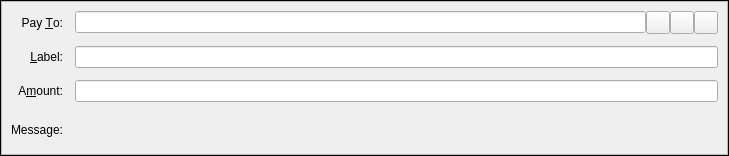
<?xml version="1.0" encoding="UTF-8"?>
<ui version="4.0">
 <class>SendCoinsEntry</class>
 <widget class="QStackedWidget" name="SendCoinsEntry">
  <property name="geometry">
   <rect>
    <x>0</x>
    <y>0</y>
    <width>729</width>
    <height>156</height>
   </rect>
  </property>
  <property name="focusPolicy">
   <enum>Qt::TabFocus</enum>
  </property>
  <property name="autoFillBackground">
   <bool>false</bool>
  </property>
  <property name="frameShape">
   <enum>QFrame::Box</enum>
  </property>
  <property name="lineWidth">
   <number>1</number>
  </property>
  <widget class="QFrame" name="SendCoins">
   <property name="toolTip">
    <string>This is a normal payment.</string>
   </property>
   <property name="frameShape">
    <enum>QFrame::StyledPanel</enum>
   </property>
   <property name="frameShadow">
    <enum>QFrame::Sunken</enum>
   </property>
   <layout class="QGridLayout" name="gridLayout">
    <property name="spacing">
     <number>12</number>
    </property>
    <item row="0" column="0">
     <widget class="QLabel" name="payToLabel">
      <property name="text">
       <string>Pay &amp;To:</string>
      </property>
      <property name="alignment">
       <set>Qt::AlignRight|Qt::AlignTrailing|Qt::AlignVCenter</set>
      </property>
      <property name="buddy">
       <cstring>payTo</cstring>
      </property>
     </widget>
    </item>
    <item row="0" column="1">
     <layout class="QHBoxLayout" name="payToLayout">
      <property name="spacing">
       <number>0</number>
      </property>
      <item>
       <widget class="QValidatedLineEdit" name="payTo">
        <property name="toolTip">
         <string>The ZEST address to send the payment to</string>
        </property>
       </widget>
      </item>
      <item>
       <widget class="QToolButton" name="addressBookButton">
        <property name="toolTip">
         <string>Choose previously used address</string>
        </property>
        <property name="text">
         <string/>
        </property>
        <property name="icon">
         <iconset resource="../zest.qrc">
          <normaloff>:/icons/address-book</normaloff>:/icons/address-book</iconset>
        </property>
        <property name="shortcut">
         <string>Alt+A</string>
        </property>
       </widget>
      </item>
      <item>
       <widget class="QToolButton" name="pasteButton">
        <property name="toolTip">
         <string>Paste address from clipboard</string>
        </property>
        <property name="text">
         <string/>
        </property>
        <property name="icon">
         <iconset resource="../zest.qrc">
          <normaloff>:/icons/editpaste</normaloff>:/icons/editpaste</iconset>
        </property>
        <property name="shortcut">
         <string>Alt+P</string>
        </property>
       </widget>
      </item>
      <item>
       <widget class="QToolButton" name="deleteButton">
        <property name="toolTip">
         <string>Remove this entry</string>
        </property>
        <property name="text">
         <string/>
        </property>
        <property name="icon">
         <iconset resource="../zest.qrc">
          <normaloff>:/icons/remove</normaloff>:/icons/remove</iconset>
        </property>
       </widget>
      </item>
     </layout>
    </item>
    <item row="1" column="0">
     <widget class="QLabel" name="labelLabel">
      <property name="text">
       <string>&amp;Label:</string>
      </property>
      <property name="alignment">
       <set>Qt::AlignRight|Qt::AlignTrailing|Qt::AlignVCenter</set>
      </property>
      <property name="buddy">
       <cstring>addAsLabel</cstring>
      </property>
     </widget>
    </item>
    <item row="1" column="1">
     <widget class="QLineEdit" name="addAsLabel">
      <property name="toolTip">
       <string>Enter a label for this address to add it to the list of used addresses</string>
      </property>
     </widget>
    </item>
    <item row="2" column="0">
     <widget class="QLabel" name="amountLabel">
      <property name="text">
       <string>A&amp;mount:</string>
      </property>
      <property name="alignment">
       <set>Qt::AlignRight|Qt::AlignTrailing|Qt::AlignVCenter</set>
      </property>
      <property name="buddy">
       <cstring>payAmount</cstring>
      </property>
     </widget>
    </item>
    <item row="2" column="1">
     <widget class="BitcoinAmountField" name="payAmount"/>
    </item>
    <item row="3" column="0">
     <widget class="QLabel" name="messageLabel">
      <property name="text">
       <string>Message:</string>
      </property>
      <property name="alignment">
       <set>Qt::AlignRight|Qt::AlignTrailing|Qt::AlignVCenter</set>
      </property>
     </widget>
    </item>
    <item row="3" column="1">
     <widget class="QLabel" name="messageTextLabel">
      <property name="toolTip">
       <string>A message that was attached to the zest: URI which will be stored with the transaction for your reference. Note: This message will not be sent over the Zest network.</string>
      </property>
      <property name="textFormat">
       <enum>Qt::PlainText</enum>
      </property>
     </widget>
    </item>
   </layout>
  </widget>
  <widget class="QFrame" name="SendCoins_InsecurePaymentRequest">
   <property name="palette">
    <palette>
     <active>
      <colorrole role="WindowText">
       <brush brushstyle="SolidPattern">
        <color alpha="255">
         <red>0</red>
         <green>0</green>
         <blue>0</blue>
        </color>
       </brush>
      </colorrole>
      <colorrole role="Button">
       <brush brushstyle="SolidPattern">
        <color alpha="255">
         <red>255</red>
         <green>255</green>
         <blue>127</blue>
        </color>
       </brush>
      </colorrole>
      <colorrole role="Light">
       <brush brushstyle="SolidPattern">
        <color alpha="255">
         <red>255</red>
         <green>255</green>
         <blue>255</blue>
        </color>
       </brush>
      </colorrole>
      <colorrole role="Midlight">
       <brush brushstyle="SolidPattern">
        <color alpha="255">
         <red>255</red>
         <green>255</green>
         <blue>191</blue>
        </color>
       </brush>
      </colorrole>
      <colorrole role="Dark">
       <brush brushstyle="SolidPattern">
        <color alpha="255">
         <red>127</red>
         <green>127</green>
         <blue>63</blue>
        </color>
       </brush>
      </colorrole>
      <colorrole role="Mid">
       <brush brushstyle="SolidPattern">
        <color alpha="255">
         <red>170</red>
         <green>170</green>
         <blue>84</blue>
        </color>
       </brush>
      </colorrole>
      <colorrole role="Text">
       <brush brushstyle="SolidPattern">
        <color alpha="255">
         <red>0</red>
         <green>0</green>
         <blue>0</blue>
        </color>
       </brush>
      </colorrole>
      <colorrole role="BrightText">
       <brush brushstyle="SolidPattern">
        <color alpha="255">
         <red>255</red>
         <green>255</green>
         <blue>255</blue>
        </color>
       </brush>
      </colorrole>
      <colorrole role="ButtonText">
       <brush brushstyle="SolidPattern">
        <color alpha="255">
         <red>0</red>
         <green>0</green>
         <blue>0</blue>
        </color>
       </brush>
      </colorrole>
      <colorrole role="Base">
       <brush brushstyle="SolidPattern">
        <color alpha="255">
         <red>255</red>
         <green>255</green>
         <blue>255</blue>
        </color>
       </brush>
      </colorrole>
      <colorrole role="Window">
       <brush brushstyle="SolidPattern">
        <color alpha="255">
         <red>255</red>
         <green>255</green>
         <blue>127</blue>
        </color>
       </brush>
      </colorrole>
      <colorrole role="Shadow">
       <brush brushstyle="SolidPattern">
        <color alpha="255">
         <red>0</red>
         <green>0</green>
         <blue>0</blue>
        </color>
       </brush>
      </colorrole>
      <colorrole role="AlternateBase">
       <brush brushstyle="SolidPattern">
        <color alpha="255">
         <red>255</red>
         <green>255</green>
         <blue>191</blue>
        </color>
       </brush>
      </colorrole>
      <colorrole role="ToolTipBase">
       <brush brushstyle="SolidPattern">
        <color alpha="255">
         <red>255</red>
         <green>255</green>
         <blue>220</blue>
        </color>
       </brush>
      </colorrole>
      <colorrole role="ToolTipText">
       <brush brushstyle="SolidPattern">
        <color alpha="255">
         <red>0</red>
         <green>0</green>
         <blue>0</blue>
        </color>
       </brush>
      </colorrole>
     </active>
     <inactive>
      <colorrole role="WindowText">
       <brush brushstyle="SolidPattern">
        <color alpha="255">
         <red>0</red>
         <green>0</green>
         <blue>0</blue>
        </color>
       </brush>
      </colorrole>
      <colorrole role="Button">
       <brush brushstyle="SolidPattern">
        <color alpha="255">
         <red>255</red>
         <green>255</green>
         <blue>127</blue>
        </color>
       </brush>
      </colorrole>
      <colorrole role="Light">
       <brush brushstyle="SolidPattern">
        <color alpha="255">
         <red>255</red>
         <green>255</green>
         <blue>255</blue>
        </color>
       </brush>
      </colorrole>
      <colorrole role="Midlight">
       <brush brushstyle="SolidPattern">
        <color alpha="255">
         <red>255</red>
         <green>255</green>
         <blue>191</blue>
        </color>
       </brush>
      </colorrole>
      <colorrole role="Dark">
       <brush brushstyle="SolidPattern">
        <color alpha="255">
         <red>127</red>
         <green>127</green>
         <blue>63</blue>
        </color>
       </brush>
      </colorrole>
      <colorrole role="Mid">
       <brush brushstyle="SolidPattern">
        <color alpha="255">
         <red>170</red>
         <green>170</green>
         <blue>84</blue>
        </color>
       </brush>
      </colorrole>
      <colorrole role="Text">
       <brush brushstyle="SolidPattern">
        <color alpha="255">
         <red>0</red>
         <green>0</green>
         <blue>0</blue>
        </color>
       </brush>
      </colorrole>
      <colorrole role="BrightText">
       <brush brushstyle="SolidPattern">
        <color alpha="255">
         <red>255</red>
         <green>255</green>
         <blue>255</blue>
        </color>
       </brush>
      </colorrole>
      <colorrole role="ButtonText">
       <brush brushstyle="SolidPattern">
        <color alpha="255">
         <red>0</red>
         <green>0</green>
         <blue>0</blue>
        </color>
       </brush>
      </colorrole>
      <colorrole role="Base">
       <brush brushstyle="SolidPattern">
        <color alpha="255">
         <red>255</red>
         <green>255</green>
         <blue>255</blue>
        </color>
       </brush>
      </colorrole>
      <colorrole role="Window">
       <brush brushstyle="SolidPattern">
        <color alpha="255">
         <red>255</red>
         <green>255</green>
         <blue>127</blue>
        </color>
       </brush>
      </colorrole>
      <colorrole role="Shadow">
       <brush brushstyle="SolidPattern">
        <color alpha="255">
         <red>0</red>
         <green>0</green>
         <blue>0</blue>
        </color>
       </brush>
      </colorrole>
      <colorrole role="AlternateBase">
       <brush brushstyle="SolidPattern">
        <color alpha="255">
         <red>255</red>
         <green>255</green>
         <blue>191</blue>
        </color>
       </brush>
      </colorrole>
      <colorrole role="ToolTipBase">
       <brush brushstyle="SolidPattern">
        <color alpha="255">
         <red>255</red>
         <green>255</green>
         <blue>220</blue>
        </color>
       </brush>
      </colorrole>
      <colorrole role="ToolTipText">
       <brush brushstyle="SolidPattern">
        <color alpha="255">
         <red>0</red>
         <green>0</green>
         <blue>0</blue>
        </color>
       </brush>
      </colorrole>
     </inactive>
     <disabled>
      <colorrole role="WindowText">
       <brush brushstyle="SolidPattern">
        <color alpha="255">
         <red>127</red>
         <green>127</green>
         <blue>63</blue>
        </color>
       </brush>
      </colorrole>
      <colorrole role="Button">
       <brush brushstyle="SolidPattern">
        <color alpha="255">
         <red>255</red>
         <green>255</green>
         <blue>127</blue>
        </color>
       </brush>
      </colorrole>
      <colorrole role="Light">
       <brush brushstyle="SolidPattern">
        <color alpha="255">
         <red>255</red>
         <green>255</green>
         <blue>255</blue>
        </color>
       </brush>
      </colorrole>
      <colorrole role="Midlight">
       <brush brushstyle="SolidPattern">
        <color alpha="255">
         <red>255</red>
         <green>255</green>
         <blue>191</blue>
        </color>
       </brush>
      </colorrole>
      <colorrole role="Dark">
       <brush brushstyle="SolidPattern">
        <color alpha="255">
         <red>127</red>
         <green>127</green>
         <blue>63</blue>
        </color>
       </brush>
      </colorrole>
      <colorrole role="Mid">
       <brush brushstyle="SolidPattern">
        <color alpha="255">
         <red>170</red>
         <green>170</green>
         <blue>84</blue>
        </color>
       </brush>
      </colorrole>
      <colorrole role="Text">
       <brush brushstyle="SolidPattern">
        <color alpha="255">
         <red>127</red>
         <green>127</green>
         <blue>63</blue>
        </color>
       </brush>
      </colorrole>
      <colorrole role="BrightText">
       <brush brushstyle="SolidPattern">
        <color alpha="255">
         <red>255</red>
         <green>255</green>
         <blue>255</blue>
        </color>
       </brush>
      </colorrole>
      <colorrole role="ButtonText">
       <brush brushstyle="SolidPattern">
        <color alpha="255">
         <red>127</red>
         <green>127</green>
         <blue>63</blue>
        </color>
       </brush>
      </colorrole>
      <colorrole role="Base">
       <brush brushstyle="SolidPattern">
        <color alpha="255">
         <red>255</red>
         <green>255</green>
         <blue>127</blue>
        </color>
       </brush>
      </colorrole>
      <colorrole role="Window">
       <brush brushstyle="SolidPattern">
        <color alpha="255">
         <red>255</red>
         <green>255</green>
         <blue>127</blue>
        </color>
       </brush>
      </colorrole>
      <colorrole role="Shadow">
       <brush brushstyle="SolidPattern">
        <color alpha="255">
         <red>0</red>
         <green>0</green>
         <blue>0</blue>
        </color>
       </brush>
      </colorrole>
      <colorrole role="AlternateBase">
       <brush brushstyle="SolidPattern">
        <color alpha="255">
         <red>255</red>
         <green>255</green>
         <blue>127</blue>
        </color>
       </brush>
      </colorrole>
      <colorrole role="ToolTipBase">
       <brush brushstyle="SolidPattern">
        <color alpha="255">
         <red>255</red>
         <green>255</green>
         <blue>220</blue>
        </color>
       </brush>
      </colorrole>
      <colorrole role="ToolTipText">
       <brush brushstyle="SolidPattern">
        <color alpha="255">
         <red>0</red>
         <green>0</green>
         <blue>0</blue>
        </color>
       </brush>
      </colorrole>
     </disabled>
    </palette>
   </property>
   <property name="toolTip">
    <string>This is an unverified payment request.</string>
   </property>
   <property name="autoFillBackground">
    <bool>true</bool>
   </property>
   <property name="frameShape">
    <enum>QFrame::StyledPanel</enum>
   </property>
   <property name="frameShadow">
    <enum>QFrame::Sunken</enum>
   </property>
   <layout class="QGridLayout" name="gridLayout_is">
    <property name="spacing">
     <number>12</number>
    </property>
    <item row="0" column="0">
     <widget class="QLabel" name="payToLabel_is">
      <property name="text">
       <string>Pay To:</string>
      </property>
      <property name="alignment">
       <set>Qt::AlignRight|Qt::AlignTrailing|Qt::AlignVCenter</set>
      </property>
     </widget>
    </item>
    <item row="0" column="1">
     <layout class="QHBoxLayout" name="payToLayout_is">
      <property name="spacing">
       <number>0</number>
      </property>
      <item>
       <widget class="QLabel" name="payTo_is"/>
      </item>
      <item>
       <widget class="QToolButton" name="deleteButton_is">
        <property name="toolTip">
         <string>Remove this entry</string>
        </property>
        <property name="text">
         <string/>
        </property>
        <property name="icon">
         <iconset resource="../zest.qrc">
          <normaloff>:/icons/remove</normaloff>:/icons/remove</iconset>
        </property>
       </widget>
      </item>
     </layout>
    </item>
    <item row="1" column="0">
     <widget class="QLabel" name="memoLabel_is">
      <property name="text">
       <string>Memo:</string>
      </property>
      <property name="alignment">
       <set>Qt::AlignRight|Qt::AlignTrailing|Qt::AlignVCenter</set>
      </property>
     </widget>
    </item>
    <item row="1" column="1">
     <widget class="QLabel" name="memoTextLabel_is">
      <property name="textFormat">
       <enum>Qt::PlainText</enum>
      </property>
     </widget>
    </item>
    <item row="2" column="0">
     <widget class="QLabel" name="amountLabel_is">
      <property name="text">
       <string>A&amp;mount:</string>
      </property>
      <property name="alignment">
       <set>Qt::AlignRight|Qt::AlignTrailing|Qt::AlignVCenter</set>
      </property>
      <property name="buddy">
       <cstring>payAmount_is</cstring>
      </property>
     </widget>
    </item>
    <item row="2" column="1">
     <widget class="BitcoinAmountField" name="payAmount_is">
      <property name="acceptDrops">
       <bool>false</bool>
      </property>
     </widget>
    </item>
   </layout>
  </widget>
  <widget class="QFrame" name="SendCoins_SecurePaymentRequest">
   <property name="palette">
    <palette>
     <active>
      <colorrole role="WindowText">
       <brush brushstyle="SolidPattern">
        <color alpha="255">
         <red>0</red>
         <green>0</green>
         <blue>0</blue>
        </color>
       </brush>
      </colorrole>
      <colorrole role="Button">
       <brush brushstyle="SolidPattern">
        <color alpha="255">
         <red>140</red>
         <green>232</green>
         <blue>119</blue>
        </color>
       </brush>
      </colorrole>
      <colorrole role="Light">
       <brush brushstyle="SolidPattern">
        <color alpha="255">
         <red>230</red>
         <green>255</green>
         <blue>224</blue>
        </color>
       </brush>
      </colorrole>
      <colorrole role="Midlight">
       <brush brushstyle="SolidPattern">
        <color alpha="255">
         <red>185</red>
         <green>243</green>
         <blue>171</blue>
        </color>
       </brush>
      </colorrole>
      <colorrole role="Dark">
       <brush brushstyle="SolidPattern">
        <color alpha="255">
         <red>70</red>
         <green>116</green>
         <blue>59</blue>
        </color>
       </brush>
      </colorrole>
      <colorrole role="Mid">
       <brush brushstyle="SolidPattern">
        <color alpha="255">
         <red>93</red>
         <green>155</green>
         <blue>79</blue>
        </color>
       </brush>
      </colorrole>
      <colorrole role="Text">
       <brush brushstyle="SolidPattern">
        <color alpha="255">
         <red>0</red>
         <green>0</green>
         <blue>0</blue>
        </color>
       </brush>
      </colorrole>
      <colorrole role="BrightText">
       <brush brushstyle="SolidPattern">
        <color alpha="255">
         <red>155</red>
         <green>255</green>
         <blue>147</blue>
        </color>
       </brush>
      </colorrole>
      <colorrole role="ButtonText">
       <brush brushstyle="SolidPattern">
        <color alpha="255">
         <red>0</red>
         <green>0</green>
         <blue>0</blue>
        </color>
       </brush>
      </colorrole>
      <colorrole role="Base">
       <brush brushstyle="SolidPattern">
        <color alpha="255">
         <red>119</red>
         <green>255</green>
         <blue>233</blue>
        </color>
       </brush>
      </colorrole>
      <colorrole role="Window">
       <brush brushstyle="SolidPattern">
        <color alpha="255">
         <red>140</red>
         <green>232</green>
         <blue>119</blue>
        </color>
       </brush>
      </colorrole>
      <colorrole role="Shadow">
       <brush brushstyle="SolidPattern">
        <color alpha="255">
         <red>0</red>
         <green>0</green>
         <blue>0</blue>
        </color>
       </brush>
      </colorrole>
      <colorrole role="AlternateBase">
       <brush brushstyle="SolidPattern">
        <color alpha="255">
         <red>197</red>
         <green>243</green>
         <blue>187</blue>
        </color>
       </brush>
      </colorrole>
      <colorrole role="NoRole">
       <brush brushstyle="SolidPattern">
        <color alpha="255">
         <red>125</red>
         <green>194</green>
         <blue>122</blue>
        </color>
       </brush>
      </colorrole>
      <colorrole role="ToolTipBase">
       <brush brushstyle="SolidPattern">
        <color alpha="255">
         <red>255</red>
         <green>255</green>
         <blue>220</blue>
        </color>
       </brush>
      </colorrole>
      <colorrole role="ToolTipText">
       <brush brushstyle="SolidPattern">
        <color alpha="255">
         <red>0</red>
         <green>0</green>
         <blue>0</blue>
        </color>
       </brush>
      </colorrole>
     </active>
     <inactive>
      <colorrole role="WindowText">
       <brush brushstyle="SolidPattern">
        <color alpha="255">
         <red>0</red>
         <green>0</green>
         <blue>0</blue>
        </color>
       </brush>
      </colorrole>
      <colorrole role="Button">
       <brush brushstyle="SolidPattern">
        <color alpha="255">
         <red>140</red>
         <green>232</green>
         <blue>119</blue>
        </color>
       </brush>
      </colorrole>
      <colorrole role="Light">
       <brush brushstyle="SolidPattern">
        <color alpha="255">
         <red>230</red>
         <green>255</green>
         <blue>224</blue>
        </color>
       </brush>
      </colorrole>
      <colorrole role="Midlight">
       <brush brushstyle="SolidPattern">
        <color alpha="255">
         <red>185</red>
         <green>243</green>
         <blue>171</blue>
        </color>
       </brush>
      </colorrole>
      <colorrole role="Dark">
       <brush brushstyle="SolidPattern">
        <color alpha="255">
         <red>70</red>
         <green>116</green>
         <blue>59</blue>
        </color>
       </brush>
      </colorrole>
      <colorrole role="Mid">
       <brush brushstyle="SolidPattern">
        <color alpha="255">
         <red>93</red>
         <green>155</green>
         <blue>79</blue>
        </color>
       </brush>
      </colorrole>
      <colorrole role="Text">
       <brush brushstyle="SolidPattern">
        <color alpha="255">
         <red>0</red>
         <green>0</green>
         <blue>0</blue>
        </color>
       </brush>
      </colorrole>
      <colorrole role="BrightText">
       <brush brushstyle="SolidPattern">
        <color alpha="255">
         <red>155</red>
         <green>255</green>
         <blue>147</blue>
        </color>
       </brush>
      </colorrole>
      <colorrole role="ButtonText">
       <brush brushstyle="SolidPattern">
        <color alpha="255">
         <red>0</red>
         <green>0</green>
         <blue>0</blue>
        </color>
       </brush>
      </colorrole>
      <colorrole role="Base">
       <brush brushstyle="SolidPattern">
        <color alpha="255">
         <red>119</red>
         <green>255</green>
         <blue>233</blue>
        </color>
       </brush>
      </colorrole>
      <colorrole role="Window">
       <brush brushstyle="SolidPattern">
        <color alpha="255">
         <red>140</red>
         <green>232</green>
         <blue>119</blue>
        </color>
       </brush>
      </colorrole>
      <colorrole role="Shadow">
       <brush brushstyle="SolidPattern">
        <color alpha="255">
         <red>0</red>
         <green>0</green>
         <blue>0</blue>
        </color>
       </brush>
      </colorrole>
      <colorrole role="AlternateBase">
       <brush brushstyle="SolidPattern">
        <color alpha="255">
         <red>197</red>
         <green>243</green>
         <blue>187</blue>
        </color>
       </brush>
      </colorrole>
      <colorrole role="NoRole">
       <brush brushstyle="SolidPattern">
        <color alpha="255">
         <red>125</red>
         <green>194</green>
         <blue>122</blue>
        </color>
       </brush>
      </colorrole>
      <colorrole role="ToolTipBase">
       <brush brushstyle="SolidPattern">
        <color alpha="255">
         <red>255</red>
         <green>255</green>
         <blue>220</blue>
        </color>
       </brush>
      </colorrole>
      <colorrole role="ToolTipText">
       <brush brushstyle="SolidPattern">
        <color alpha="255">
         <red>0</red>
         <green>0</green>
         <blue>0</blue>
        </color>
       </brush>
      </colorrole>
     </inactive>
     <disabled>
      <colorrole role="WindowText">
       <brush brushstyle="SolidPattern">
        <color alpha="255">
         <red>70</red>
         <green>116</green>
         <blue>59</blue>
        </color>
       </brush>
      </colorrole>
      <colorrole role="Button">
       <brush brushstyle="SolidPattern">
        <color alpha="255">
         <red>140</red>
         <green>232</green>
         <blue>119</blue>
        </color>
       </brush>
      </colorrole>
      <colorrole role="Light">
       <brush brushstyle="SolidPattern">
        <color alpha="255">
         <red>230</red>
         <green>255</green>
         <blue>224</blue>
        </color>
       </brush>
      </colorrole>
      <colorrole role="Midlight">
       <brush brushstyle="SolidPattern">
        <color alpha="255">
         <red>185</red>
         <green>243</green>
         <blue>171</blue>
        </color>
       </brush>
      </colorrole>
      <colorrole role="Dark">
       <brush brushstyle="SolidPattern">
        <color alpha="255">
         <red>70</red>
         <green>116</green>
         <blue>59</blue>
        </color>
       </brush>
      </colorrole>
      <colorrole role="Mid">
       <brush brushstyle="SolidPattern">
        <color alpha="255">
         <red>93</red>
         <green>155</green>
         <blue>79</blue>
        </color>
       </brush>
      </colorrole>
      <colorrole role="Text">
       <brush brushstyle="SolidPattern">
        <color alpha="255">
         <red>70</red>
         <green>116</green>
         <blue>59</blue>
        </color>
       </brush>
      </colorrole>
      <colorrole role="BrightText">
       <brush brushstyle="SolidPattern">
        <color alpha="255">
         <red>155</red>
         <green>255</green>
         <blue>147</blue>
        </color>
       </brush>
      </colorrole>
      <colorrole role="ButtonText">
       <brush brushstyle="SolidPattern">
        <color alpha="255">
         <red>70</red>
         <green>116</green>
         <blue>59</blue>
        </color>
       </brush>
      </colorrole>
      <colorrole role="Base">
       <brush brushstyle="SolidPattern">
        <color alpha="255">
         <red>140</red>
         <green>232</green>
         <blue>119</blue>
        </color>
       </brush>
      </colorrole>
      <colorrole role="Window">
       <brush brushstyle="SolidPattern">
        <color alpha="255">
         <red>140</red>
         <green>232</green>
         <blue>119</blue>
        </color>
       </brush>
      </colorrole>
      <colorrole role="Shadow">
       <brush brushstyle="SolidPattern">
        <color alpha="255">
         <red>0</red>
         <green>0</green>
         <blue>0</blue>
        </color>
       </brush>
      </colorrole>
      <colorrole role="AlternateBase">
       <brush brushstyle="SolidPattern">
        <color alpha="255">
         <red>140</red>
         <green>232</green>
         <blue>119</blue>
        </color>
       </brush>
      </colorrole>
      <colorrole role="NoRole">
       <brush brushstyle="SolidPattern">
        <color alpha="255">
         <red>125</red>
         <green>194</green>
         <blue>122</blue>
        </color>
       </brush>
      </colorrole>
      <colorrole role="ToolTipBase">
       <brush brushstyle="SolidPattern">
        <color alpha="255">
         <red>255</red>
         <green>255</green>
         <blue>220</blue>
        </color>
       </brush>
      </colorrole>
      <colorrole role="ToolTipText">
       <brush brushstyle="SolidPattern">
        <color alpha="255">
         <red>0</red>
         <green>0</green>
         <blue>0</blue>
        </color>
       </brush>
      </colorrole>
     </disabled>
    </palette>
   </property>
   <property name="toolTip">
    <string>This is a verified payment request.</string>
   </property>
   <property name="autoFillBackground">
    <bool>true</bool>
   </property>
   <property name="frameShape">
    <enum>QFrame::StyledPanel</enum>
   </property>
   <property name="frameShadow">
    <enum>QFrame::Sunken</enum>
   </property>
   <layout class="QGridLayout" name="gridLayout_s">
    <property name="spacing">
     <number>12</number>
    </property>
    <item row="0" column="0">
     <widget class="QLabel" name="payToLabel_s">
      <property name="text">
       <string>Pay To:</string>
      </property>
      <property name="alignment">
       <set>Qt::AlignRight|Qt::AlignTrailing|Qt::AlignVCenter</set>
      </property>
     </widget>
    </item>
    <item row="0" column="1">
     <layout class="QHBoxLayout" name="payToLayout_s">
      <property name="spacing">
       <number>0</number>
      </property>
      <item>
       <widget class="QLabel" name="payTo_s">
        <property name="textFormat">
         <enum>Qt::PlainText</enum>
        </property>
       </widget>
      </item>
      <item>
       <widget class="QToolButton" name="deleteButton_s">
        <property name="toolTip">
         <string>Remove this entry</string>
        </property>
        <property name="text">
         <string/>
        </property>
        <property name="icon">
         <iconset resource="../zest.qrc">
          <normaloff>:/icons/remove</normaloff>:/icons/remove</iconset>
        </property>
       </widget>
      </item>
     </layout>
    </item>
    <item row="1" column="0">
     <widget class="QLabel" name="memoLabel_s">
      <property name="text">
       <string>Memo:</string>
      </property>
      <property name="alignment">
       <set>Qt::AlignRight|Qt::AlignTrailing|Qt::AlignVCenter</set>
      </property>
     </widget>
    </item>
    <item row="1" column="1">
     <widget class="QLabel" name="memoTextLabel_s">
      <property name="textFormat">
       <enum>Qt::PlainText</enum>
      </property>
     </widget>
    </item>
    <item row="2" column="0">
     <widget class="QLabel" name="amountLabel_s">
      <property name="text">
       <string>A&amp;mount:</string>
      </property>
      <property name="alignment">
       <set>Qt::AlignRight|Qt::AlignTrailing|Qt::AlignVCenter</set>
      </property>
      <property name="buddy">
       <cstring>payAmount_s</cstring>
      </property>
     </widget>
    </item>
    <item row="2" column="1">
     <widget class="BitcoinAmountField" name="payAmount_s">
      <property name="acceptDrops">
       <bool>false</bool>
      </property>
     </widget>
    </item>
   </layout>
  </widget>
 </widget>
 <customwidgets>
  <customwidget>
   <class>QValidatedLineEdit</class>
   <extends>QLineEdit</extends>
   <header>qvalidatedlineedit.h</header>
  </customwidget>
  <customwidget>
   <class>BitcoinAmountField</class>
   <extends>QLineEdit</extends>
   <header>bitcoinamountfield.h</header>
  </customwidget>
 </customwidgets>
 <tabstops>
  <tabstop>payTo</tabstop>
  <tabstop>addressBookButton</tabstop>
  <tabstop>pasteButton</tabstop>
  <tabstop>deleteButton</tabstop>
  <tabstop>addAsLabel</tabstop>
  <tabstop>payAmount</tabstop>
  <tabstop>payAmount_is</tabstop>
  <tabstop>deleteButton_is</tabstop>
  <tabstop>payAmount_s</tabstop>
  <tabstop>deleteButton_s</tabstop>
 </tabstops>
 <resources>
  <include location="../zest.qrc"/>
 </resources>
 <connections/>
</ui>
